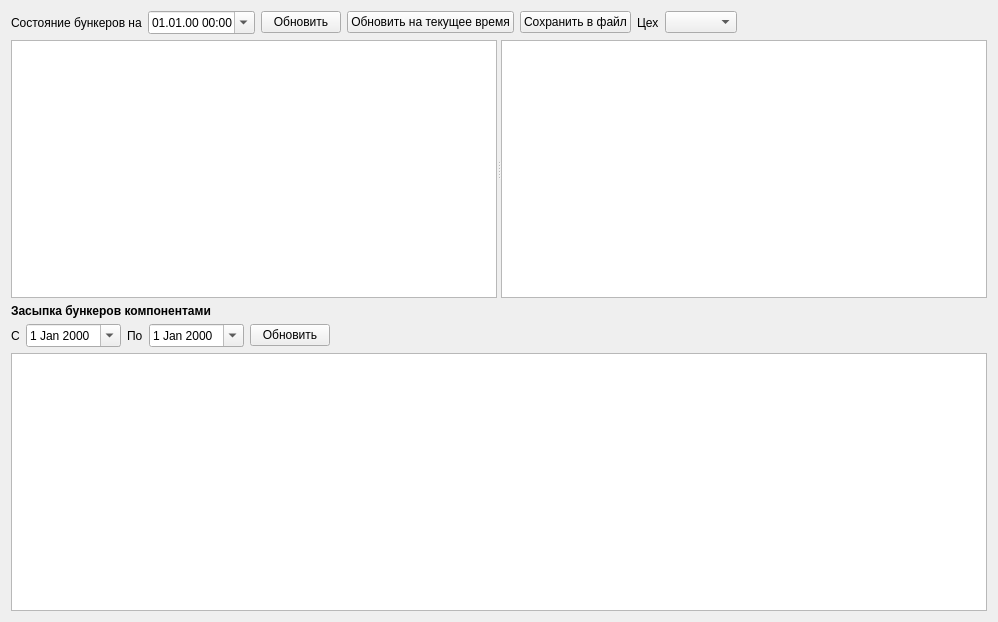
<?xml version="1.0" encoding="UTF-8"?>
<ui version="4.0">
 <class>FormBackfill</class>
 <widget class="QWidget" name="FormBackfill">
  <property name="geometry">
   <rect>
    <x>0</x>
    <y>0</y>
    <width>998</width>
    <height>622</height>
   </rect>
  </property>
  <property name="windowTitle">
   <string>Form</string>
  </property>
  <layout class="QVBoxLayout" name="verticalLayout">
   <item>
    <layout class="QHBoxLayout" name="horizontalLayout">
     <item>
      <widget class="QLabel" name="label">
       <property name="text">
        <string>Состояние бункеров на</string>
       </property>
      </widget>
     </item>
     <item>
      <widget class="QDateTimeEdit" name="dateTimeEdit">
       <property name="displayFormat">
        <string>dd.MM.yy HH:mm</string>
       </property>
       <property name="calendarPopup">
        <bool>true</bool>
       </property>
      </widget>
     </item>
     <item>
      <widget class="QPushButton" name="pushButtonUpdStat">
       <property name="text">
        <string>Обновить</string>
       </property>
      </widget>
     </item>
     <item>
      <widget class="QPushButton" name="pushButtonUpdStatTime">
       <property name="text">
        <string>Обновить на текущее время</string>
       </property>
      </widget>
     </item>
     <item>
      <widget class="QPushButton" name="pushButtonSave">
       <property name="text">
        <string>Сохранить в файл</string>
       </property>
      </widget>
     </item>
     <item>
      <widget class="QLabel" name="label_2">
       <property name="text">
        <string>Цех</string>
       </property>
      </widget>
     </item>
     <item>
      <widget class="RestComboBox" name="comboBoxCex"/>
     </item>
     <item>
      <spacer name="horizontalSpacer">
       <property name="orientation">
        <enum>Qt::Orientation::Horizontal</enum>
       </property>
       <property name="sizeHint" stdset="0">
        <size>
         <width>40</width>
         <height>20</height>
        </size>
       </property>
      </spacer>
     </item>
    </layout>
   </item>
   <item>
    <widget class="QSplitter" name="splitter">
     <property name="sizePolicy">
      <sizepolicy hsizetype="Expanding" vsizetype="Expanding">
       <horstretch>0</horstretch>
       <verstretch>0</verstretch>
      </sizepolicy>
     </property>
     <property name="orientation">
      <enum>Qt::Orientation::Horizontal</enum>
     </property>
     <widget class="RestTableView" name="tableViewBunk">
      <attribute name="verticalHeaderVisible">
       <bool>false</bool>
      </attribute>
     </widget>
     <widget class="RestTableView" name="tableViewPart">
      <attribute name="verticalHeaderVisible">
       <bool>false</bool>
      </attribute>
     </widget>
    </widget>
   </item>
   <item>
    <widget class="QLabel" name="label_5">
     <property name="font">
      <font>
       <bold>true</bold>
      </font>
     </property>
     <property name="text">
      <string>Засыпка бункеров компонентами</string>
     </property>
    </widget>
   </item>
   <item>
    <layout class="QHBoxLayout" name="horizontalLayout_2">
     <item>
      <widget class="QLabel" name="label_3">
       <property name="text">
        <string>С</string>
       </property>
      </widget>
     </item>
     <item>
      <widget class="QDateEdit" name="dateEditBeg">
       <property name="calendarPopup">
        <bool>true</bool>
       </property>
      </widget>
     </item>
     <item>
      <widget class="QLabel" name="label_4">
       <property name="text">
        <string>По</string>
       </property>
      </widget>
     </item>
     <item>
      <widget class="QDateEdit" name="dateEditEnd">
       <property name="calendarPopup">
        <bool>true</bool>
       </property>
      </widget>
     </item>
     <item>
      <widget class="QPushButton" name="pushButtonUpd">
       <property name="text">
        <string>Обновить</string>
       </property>
      </widget>
     </item>
     <item>
      <spacer name="horizontalSpacer_2">
       <property name="orientation">
        <enum>Qt::Orientation::Horizontal</enum>
       </property>
       <property name="sizeHint" stdset="0">
        <size>
         <width>40</width>
         <height>20</height>
        </size>
       </property>
      </spacer>
     </item>
    </layout>
   </item>
   <item>
    <widget class="RestTableView" name="tableViewLoad"/>
   </item>
  </layout>
 </widget>
 <customwidgets>
  <customwidget>
   <class>RestTableView</class>
   <extends>QTableView</extends>
   <header>rest/resttableview.h</header>
  </customwidget>
  <customwidget>
   <class>RestComboBox</class>
   <extends>QComboBox</extends>
   <header>rest/restcombobox.h</header>
  </customwidget>
 </customwidgets>
 <resources/>
 <connections/>
</ui>
